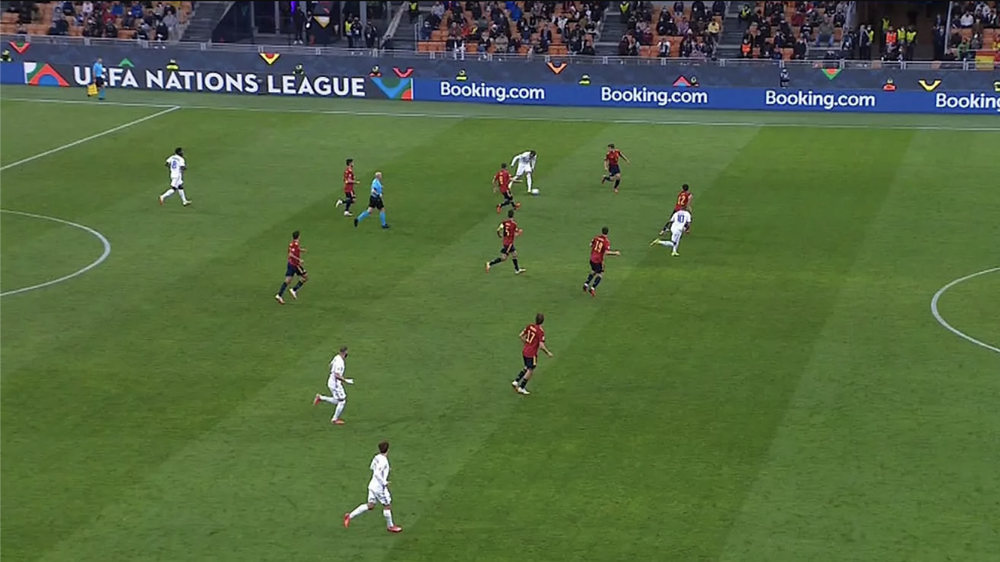
#> input picture imgs/Off side 1.png, 1000 x 562 px, shrunk from 2610 x 1468 before the run, found by its file name
$ python algoritmos.py
#> lines starting #> are read from the running program, lines starting #| are printed output that depends on the picture; after the words box and inside, x2 and y2 are one past the last pixel; in counts of white or black regions, pixels touching at a corner belong together
# import opencv and numpy
import cv2
import numpy as np

# import imgs
off_side_1 = cv2.imread('imgs/off side 1.png')
#> off_side_1 is the input picture: shape (562, 1000, 3); mean B, G, R 63.5, 105, 83.6
off_side_2 = cv2.imread('imgs/off side 2.png')
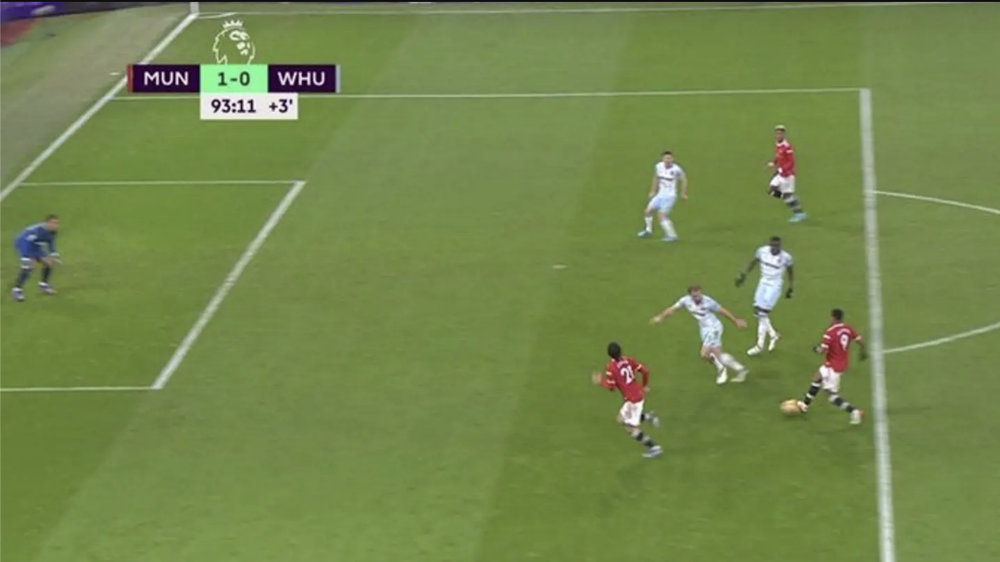
#> input picture imgs/Off side 2.png, 1000 x 562 px, shrunk from 2610 x 1468 before the run, found by its file name
#> off_side_2 is the input picture: shape (562, 1000, 3); mean B, G, R 76, 135, 115.4
off_side_3 = cv2.imread('imgs/off side 3.png')
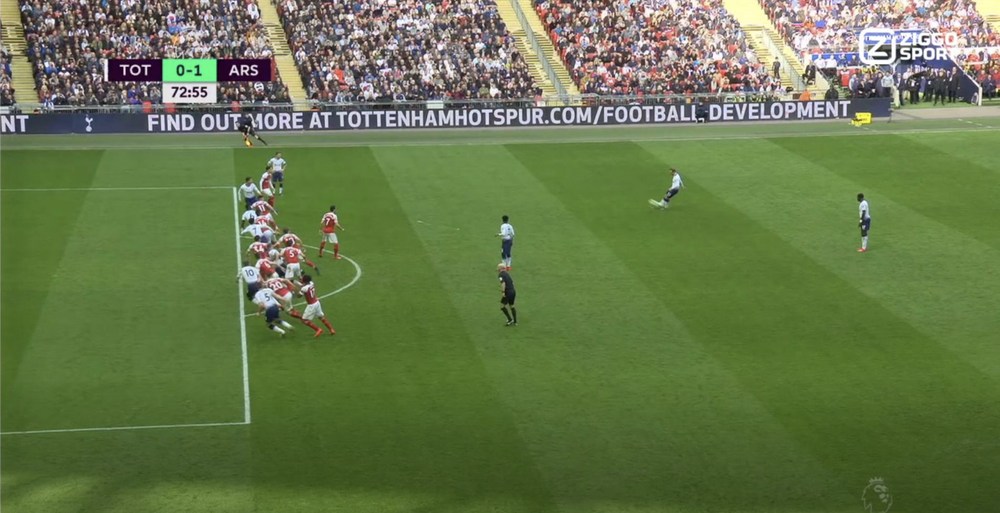
#> input picture imgs/Off side 3.png, 1000 x 513 px, shrunk from 2610 x 1340 before the run, found by its file name
#> off_side_3 is the input picture: shape (513, 1000, 3); mean B, G, R 75.1, 119.9, 102.3

# convert img to hsv function
def convert_to_hsv(img):
        return cv2.cvtColor(img, cv2.COLOR_BGR2HSV)
#> returned value: shape (562, 1000, 3); mean H, S, V 57.3, 121.5, 110.2

# mask of green (36,0,0) ~ (70, 255, 255) function
def mask_green(img):
        lower_green = np.array([33,0,0])
        upper_green = np.array([70,255,255])
        return cv2.inRange(img, lower_green, upper_green)
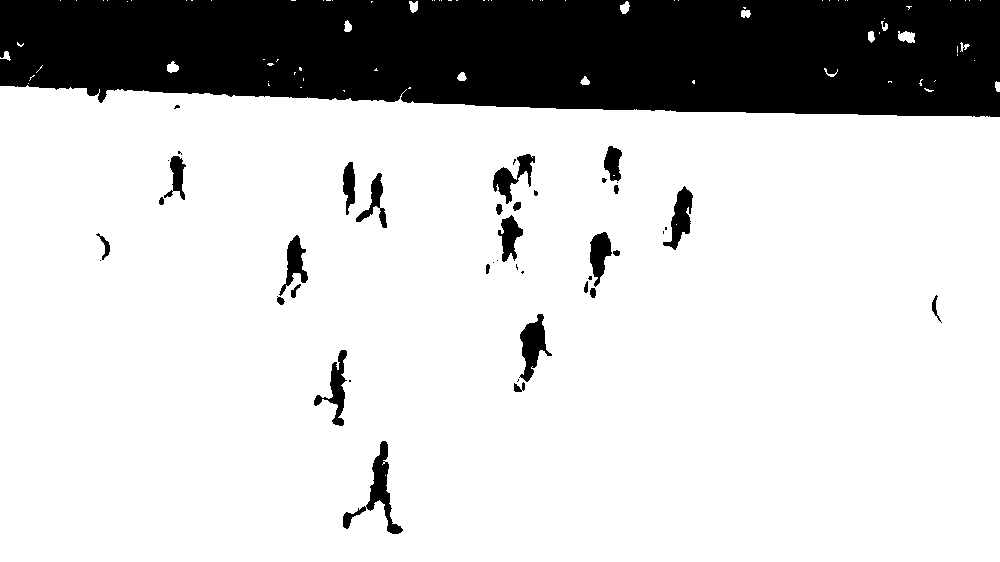
#> returned value: shape (562, 1000); 80% white; 43 black regions (17 under 20 px), largest, box (x1, y1, x2, y2) and area: (0, 0, 1000, 117) 103049, (343, 441, 403, 534) 1290, (519, 314, 552, 382) 1035

# slice the green function
def slice(mask, img):
        return cv2.bitwise_and(img, img, mask=mask)
#> returned value: shape (562, 1000, 3)

#save the image in result_imgs folder
def save_img(img, name):
        cv2.imwrite('result_imgs/' + name + '.png', img)

#show img function
def show_img(img):
        cv2.imshow('img', img)
        cv2.waitKey(0)
        cv2.destroyAllWindows()

# detect green function
def detect_green(img):
        img_hsv = convert_to_hsv(img)
#> in convert_to_hsv (call 2), `return cv2.cvtColor(img, cv2.COLOR_BGR2HSV)`: returned value: shape (562, 1000, 3); mean H, S, V 42.5, 115.2, 136
        save_img(img_hsv, 'img_hsv')
        mask = mask_green(img_hsv)
#> in mask_green (call 2), `return cv2.inRange(img, lower_green, upper_green)`:
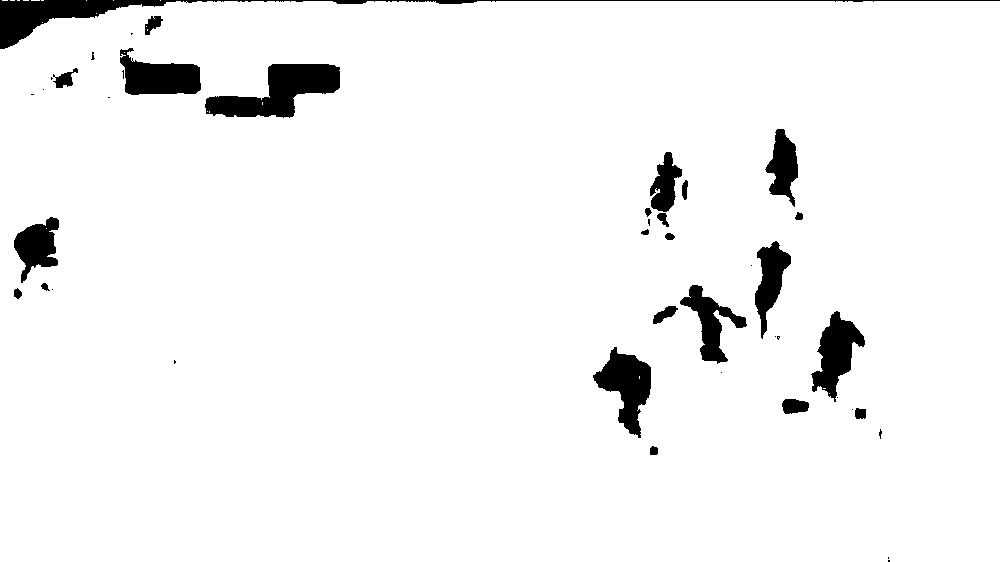
#> returned value: shape (562, 1000); 95.6% white; 43 black regions (19 under 20 px), largest, box (x1, y1, x2, y2) and area: (0, 0, 1000, 49) 4283, (205, 64, 340, 118) 3844, (593, 347, 651, 438) 2593
        save_img(mask, 'mask')
        green = slice(mask, img)
#> in slice (call 2), `return cv2.bitwise_and(img, img, mask=mask)`:
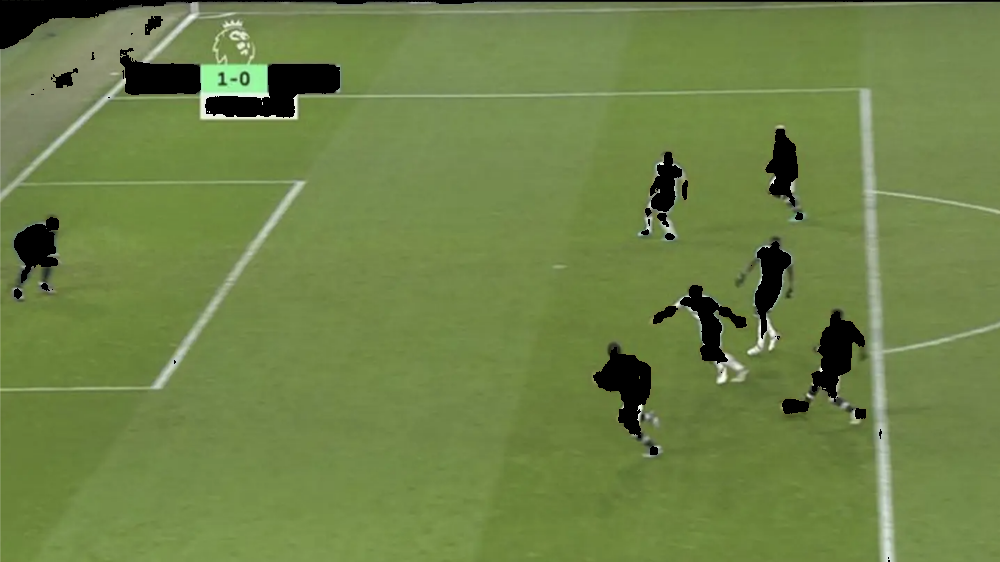
#> returned value: shape (562, 1000, 3); mean of channels 0, 1, 2 70.9, 130.1, 109.9; drawn as B, G, R
        return green

# main function
def main():
        off_side_1_green = detect_green(off_side_1)
        off_side_2_green = detect_green(off_side_2)
        off_side_3_green = detect_green(off_side_3)
#> in convert_to_hsv (call 3), `return cv2.cvtColor(img, cv2.COLOR_BGR2HSV)`: returned value: shape (513, 1000, 3); mean H, S, V 52.4, 111.6, 124
#> in mask_green (call 3), `return cv2.inRange(img, lower_green, upper_green)`:
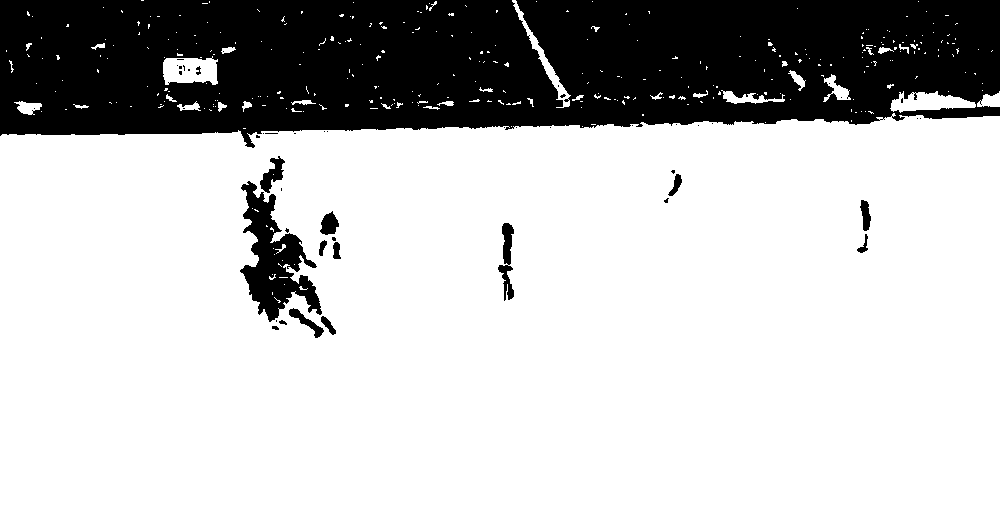
#> returned value: shape (513, 1000); 75% white; 50 black regions (35 under 20 px), largest, box (x1, y1, x2, y2) and area: (0, 0, 1000, 148) 120457, (240, 181, 322, 322) 4986, (498, 223, 514, 301) 618
#> in slice (call 3), `return cv2.bitwise_and(img, img, mask=mask)`:
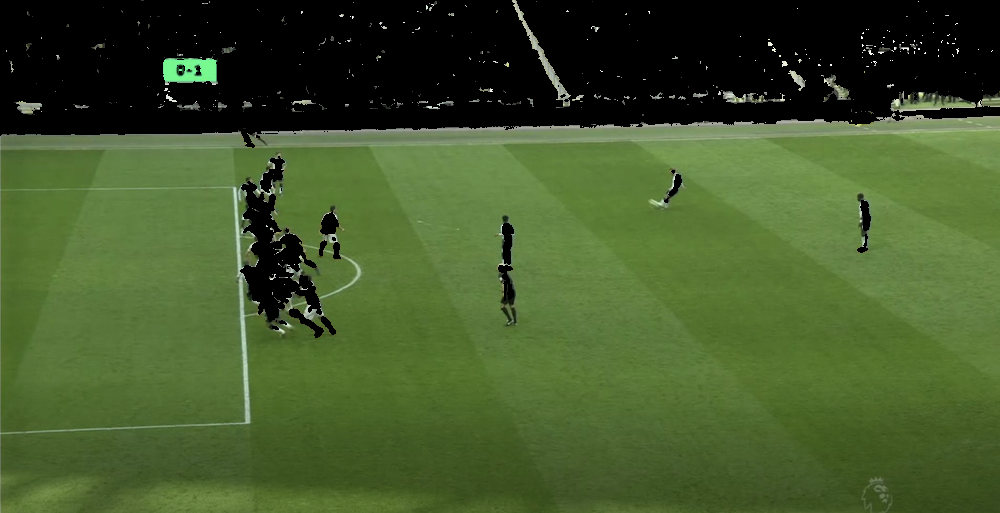
#> returned value: shape (513, 1000, 3); mean of channels 0, 1, 2 42.9, 87.3, 66.9; drawn as B, G, R
        save_img(off_side_1_green, 'off_side_1_green')
        save_img(off_side_2_green, 'off_side_2_green')
        save_img(off_side_3_green, 'off_side_3_green')
        show_img(off_side_1_green)
        show_img(off_side_2_green)
        show_img(off_side_3_green)


# run the main function
if __name__ == '__main__':
        main()
